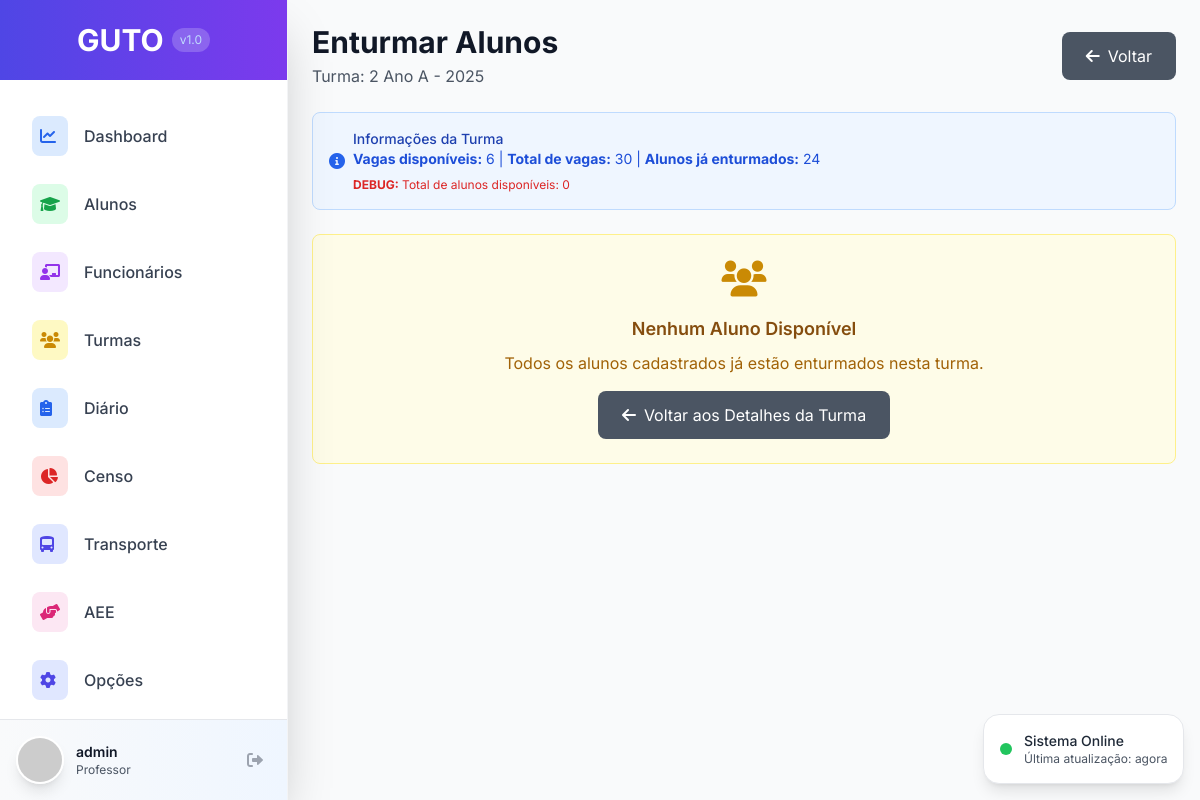
Page /turmas/turmas/5/enturmar/ (signed in) on the committed database.
### avaliacao/models.py (models this page shows, shortened)
class Turma(models.Model):
    TIPO_ENSINO_CHOICES = [
        ('EDUCACAO_INFANTIL', 'Educação Infantil'),
        ('ENSINO_FUNDAMENTAL_I', 'Ensino Fundamental I'),
        ('ENSINO_FUNDAMENTAL_II', 'Ensino Fundamental II'),
        ('ENSINO_MEDIO', 'Ensino Médio'),
    ]
    ANO_SERIE_CHOICES = [
        ('BERÇARIO', 'Berçário'),
        ('MATERNAL_I', 'Maternal I'),
        ('MATERNAL_II', 'Maternal II'),
        ('PRE_I', 'Pré I'),
        ('PRE_II', 'Pré II'),
        ('1_ANO', '1º Ano'),
        ('2_ANO', '2º Ano'),
        ('3_ANO', '3º Ano'),
        ('4_ANO', '4º Ano'),
        ('5_ANO', '5º Ano'),
        ('6_ANO', '6º Ano'),
        ('7_ANO', '7º Ano'),
        ('8_ANO', '8º Ano'),
        ('9_ANO', '9º Ano'),
        ('1_ANO_EM', '1º Ano'),
        ('2_ANO_EM', '2º Ano'),
        ('3_ANO_EM', '3º Ano'),
    ]
    TURNO_CHOICES = [
        ('MATUTINO', 'Matutino'),
        ('VESPERTINO', 'Vespertino'),
        ('NOTURNO', 'Noturno'),
        ('INTEGRAL', 'Integral'),
    ]
    nome = models.CharField(max_length=255, verbose_name="Nome da Turma")
    periodo_letivo = models.CharField(max_length=4, default=str(date.today().year), verbose_name="Período Letivo")
    tipo_ensino = models.CharField(max_length=50, choices=TIPO_ENSINO_CHOICES, verbose_name="Tipo de Ensino")
    ano_serie = models.CharField(max_length=50, choices=ANO_SERIE_CHOICES, verbose_name="Ano/Série")
    turno = models.CharField(max_length=20, choices=TURNO_CHOICES, verbose_name="Turno")
    diario_fechado = models.BooleanField(default=False, verbose_name="Diário Fechado")
    vagas_total = models.IntegerField(default=30, verbose_name="Total de Vagas")
    data_criacao = models.DateTimeField(auto_now_add=True, verbose_name="Data de Criação", null=True, blank=True)
    usuario_criacao = models.ForeignKey(User, on_delete=models.PROTECT, verbose_name="Criado por", null=True, blank=True)
    class Meta:
        verbose_name = "Turma"
        verbose_name_plural = "Turmas"
        unique_together = ['nome', 'periodo_letivo']
        ordering = ['periodo_letivo', 'ano_serie', 'nome']
    def get_total_alunos(self):
        return self.enturmacoes.filter(ativo=True).count()
    def get_vagas_disponiveis(self):
        return self.vagas_total - self.get_total_alunos()

### avaliacao/views.py (the view, shortened to what this page needs)
# urls.py: path('turmas/<int:pk>/enturmar/', views.enturmar_alunos, name='enturmar_alunos'),
@login_required
def enturmar_alunos(request, pk):
    turma = get_object_or_404(Turma, pk=pk)
    alunos_enturmados_ids = Enturmacao.objects.filter(
        turma=turma,
        ativo=True
    ).values_list('aluno__codigo', flat=True)
    alunos_disponiveis = Aluno.objects.exclude(
        codigo__in=alunos_enturmados_ids
    ).order_by('nome')
    vagas_disponiveis = turma.get_vagas_disponiveis()
    context = {
        'turma': turma,
        'alunos_disponiveis': alunos_disponiveis,
        'vagas_disponiveis': vagas_disponiveis,
    }
    return render(request, 'avaliacao/enturmar_alunos.html', context)

### templates/avaliacao/enturmar_alunos.html (shortened to what this page needs)
{% extends 'base.html' %}
{% block content %}
<div class="space-y-6">
    <div class="flex items-center justify-between">
        <div>
            <h1 class="text-3xl font-bold text-gray-900">Enturmar Alunos</h1>
            <p class="text-gray-600 mt-1">Turma: {{ turma.nome }} - {{ turma.periodo_letivo }}</p>
        </div>
        <a href="{% url 'avaliacao:turma_detail' turma.pk %}" class="bg-gray-600 text-white px-6 py-3 rounded-lg hover:bg-gray-700 transition-colors">
            <i class="fas fa-arrow-left mr-2"></i>Voltar
        </a>
    </div>
    <div class="bg-blue-50 border border-blue-200 rounded-lg p-4">
        <div class="flex items-center">
            <i class="fas fa-info-circle text-blue-600 mr-2"></i>
            <div>
                <p class="text-sm font-medium text-blue-800">Informações da Turma</p>
                <p class="text-sm text-blue-700">
                    <strong>Vagas disponíveis:</strong> {{ vagas_disponiveis }}
                    | <strong>Total de vagas:</strong> {{ turma.vagas_total }}
                    | <strong>Alunos já enturmados:</strong> {{ turma.get_total_alunos }}
                </p>
                <p class="text-xs text-red-600 mt-2">
                    <strong>DEBUG:</strong> Total de alunos disponíveis: {{ alunos_disponiveis.count }}
                </p>
            </div>
        </div>
    </div>
    {% if vagas_disponiveis == 0 %}
        <div class="bg-red-50 border border-red-200 rounded-lg p-6 text-center">
            <i class="fas fa-exclamation-triangle text-red-600 text-4xl mb-4"></i>
            <h3 class="text-lg font-semibold text-red-800 mb-2">Turma Lotada</h3>
            <p class="text-red-700">Esta turma não possui vagas disponíveis para novos alunos.</p>
            <a href="{% url 'avaliacao:turma_detail' turma.pk %}" class="mt-4 inline-block bg-red-600 text-white px-6 py-3 rounded-lg hover:bg-red-700 transition-colors">
                Voltar aos Detalhes da Turma
            </a>
        </div>
    {% elif not alunos_disponiveis %}
        <div class="bg-yellow-50 border border-yellow-200 rounded-lg p-6 text-center">
            <i class="fas fa-users text-yellow-600 text-4xl mb-4"></i>
            <h3 class="text-lg font-semibold text-yellow-800 mb-2">Nenhum Aluno Disponível</h3>
            <p class="text-yellow-700">Todos os alunos cadastrados já estão enturmados nesta turma.</p>
            <div class="mt-4">
                <a href="{% url 'avaliacao:turma_detail' turma.pk %}" class="inline-block bg-gray-600 text-white px-6 py-3 rounded-lg hover:bg-gray-700 transition-colors">
                    <i class="fas fa-arrow-left mr-2"></i>Voltar aos Detalhes da Turma
                </a>
            </div>
        </div>
    {% endif %}
</div>
{% endblock %}

### templates/base.html (shortened to what this page needs)
<!DOCTYPE html>
<html lang="pt-BR">
<head>
    <script src="https://cdn.tailwindcss.com"></script>
    <link rel="stylesheet" href="https://cdnjs.cloudflare.com/ajax/libs/font-awesome/6.0.0/css/all.min.css">
    {% load static %}
    <link rel="stylesheet" href="{% static 'css/tailwind.css' %}">
</head>
<body class="bg-gray-50 font-sans">
    <div class="flex h-screen bg-gray-50 overflow-hidden">
        <div class="fixed inset-y-0 left-0 z-50 w-72 bg-white shadow-2xl border-r border-gray-100">
            <div class="flex items-center justify-center h-20 px-6 bg-gradient-to-r from-guto-blue to-guto-purple">
                <h1 class="text-3xl font-bold text-white">GUTO</h1>
                <span class="ml-2 text-xs text-blue-200 bg-white bg-opacity-20 px-2 py-1 rounded-full">v1.0</span>
            </div>
            <nav class="mt-6 px-4 space-y-1 pb-20 overflow-y-auto" style="height: calc(100vh - 200px);">
                <a href="{% url 'dashboard:home' %}" class="flex items-center space-x-4 px-4 py-3 rounded-xl text-gray-700 hover:bg-gradient-to-r hover:from-blue-50 hover:to-purple-50 hover:text-blue-700 transition-all duration-300 group">
                    <div class="p-2 rounded-lg bg-blue-100 text-blue-600 group-hover:bg-blue-200">
                        <i class="fas fa-chart-line w-5 h-5"></i>
                    </div>
                    <span class="font-medium">Dashboard</span>
                </a>
                <a href="{% url 'alunos:aluno_list' %}" class="flex items-center space-x-4 px-4 py-3 rounded-xl text-gray-700 hover:bg-gradient-to-r hover:from-green-50 hover:to-emerald-50 hover:text-green-700 transition-all duration-300 group">
                    <div class="p-2 rounded-lg bg-green-100 text-green-600 group-hover:bg-green-200">
                        <i class="fas fa-graduation-cap w-5 h-5"></i>
                    </div>
                    <span class="font-medium">Alunos</span>
                </a>
                <a href="{% url 'funcionarios:funcionario_list' %}" class="flex items-center space-x-4 px-4 py-3 rounded-xl text-gray-700 hover:bg-gradient-to-r hover:from-purple-50 hover:to-pink-50 hover:text-purple-700 transition-all duration-300 group">
                    <div class="p-2 rounded-lg bg-purple-100 text-purple-600 group-hover:bg-purple-200">
                        <i class="fas fa-chalkboard-teacher w-5 h-5"></i>
                    </div>
                    <span class="font-medium">Funcionários</span>
                </a>
                <a href="{% url 'avaliacao:avaliacao_home' %}" class="flex items-center space-x-4 px-4 py-3 rounded-xl text-gray-700 hover:bg-gradient-to-r hover:from-yellow-50 hover:to-orange-50 hover:text-yellow-700 transition-all duration-300 group">
                    <div class="p-2 rounded-lg bg-yellow-100 text-yellow-600 group-hover:bg-yellow-200">
                        <i class="fas fa-users w-5 h-5"></i>
                    </div>
                    <span class="font-medium">Turmas</span>
                </a>
                <a href="{% url 'diario:home' %}" class="flex items-center space-x-4 px-4 py-3 rounded-xl text-gray-700 hover:bg-gradient-to-r hover:from-blue-50 hover:to-indigo-50 hover:text-blue-700 transition-all duration-300 group">
                    <div class="p-2 rounded-lg bg-blue-100 text-blue-600 group-hover:bg-blue-200">
                        <i class="fas fa-clipboard-list w-5 h-5"></i>
                    </div>
                    <span class="font-medium">Diário</span>
                </a>
                <a href="{% url 'censo:censo_home' %}" class="flex items-center space-x-4 px-4 py-3 rounded-xl text-gray-700 hover:bg-gradient-to-r hover:from-red-50 hover:to-pink-50 hover:text-red-700 transition-all duration-300 group">
                    <div class="p-2 rounded-lg bg-red-100 text-red-600 group-hover:bg-red-200">
                        <i class="fas fa-chart-pie w-5 h-5"></i>
                    </div>
                    <span class="font-medium">Censo</span>
                </a>
                <a href="#" class="flex items-center space-x-4 px-4 py-3 rounded-xl text-gray-700 hover:bg-gradient-to-r hover:from-indigo-50 hover:to-blue-50 hover:text-indigo-700 transition-all duration-300 group">
                    <div class="p-2 rounded-lg bg-indigo-100 text-indigo-600 group-hover:bg-indigo-200">
                        <i class="fas fa-bus-alt w-5 h-5"></i>
                    </div>
                    <span class="font-medium">Transporte</span>
                </a>
                <a href="{% url 'aee:aee_home' %}" class="flex items-center space-x-4 px-4 py-3 rounded-xl text-gray-700 hover:bg-gradient-to-r hover:from-pink-50 hover:to-rose-50 hover:text-pink-700 transition-all duration-300 group">
                    <div class="p-2 rounded-lg bg-pink-100 text-pink-600 group-hover:bg-pink-200">
                        <i class="fas fa-hands-helping w-5 h-5"></i>
                    </div>
                    <span class="font-medium">AEE</span>
                </a>
                <a href="{% url 'opcoes:opcoes_home' %}" class="flex items-center space-x-4 px-4 py-3 rounded-xl text-gray-700 hover:bg-gradient-to-r hover:from-indigo-50 hover:to-purple-50 hover:text-indigo-700 transition-all duration-300 group">
                    <div class="p-2 rounded-lg bg-indigo-100 text-indigo-600 group-hover:bg-indigo-200">
                        <i class="fas fa-cog w-5 h-5"></i>
                    </div>
                    <span class="font-medium">Opções</span>
                </a>
            </nav>
            <div class="absolute bottom-0 w-full p-4 bg-gradient-to-r from-gray-50 to-blue-50 border-t border-gray-200">
                <div class="flex items-center space-x-3">
                    <img class="w-12 h-12 rounded-full border-2 border-white shadow-lg" src="https://ui-avatars.com/api/?name=Professor&background=4F46E5&color=fff&size=128" alt="Avatar">
                    <div class="flex-1 min-w-0">
                        <p class="text-sm font-semibold text-gray-900 truncate">
                            {% if user.is_authenticated %}
                                {{ user.get_full_name|default:user.username }}
                            {% else %}
                                Visitante
                            {% endif %}
                        </p>
                        <p class="text-xs text-gray-600 truncate">Professor</p>
                    </div>
                    <a href="{% url 'logout' %}" class="p-2 text-gray-400 hover:text-red-600 hover:bg-red-50 rounded-lg transition-all duration-200" title="Sair">
                        <i class="fas fa-sign-out-alt w-4 h-4"></i>
                    </a>
                </div>
            </div>
        </div>
        <div class="flex-1 ml-72 overflow-hidden">
            <main class="h-full overflow-y-auto p-6">
                {% block content %}
                {% endblock %}
            </main>
        </div>
    </div>
    {% include 'avaliacao/notifications.html' %}
    {% load static %}
</body>
</html>

### rows in the picture
Turma: nome "2 Ano A", periodo_letivo "2025", vagas_total "30", get_total_alunos "24"

### other values in the picture
{{ user.get_full_name|default:user.username }} "admin"
{{ vagas_disponiveis }} "6"
{{ alunos_disponiveis.count }} "0"
